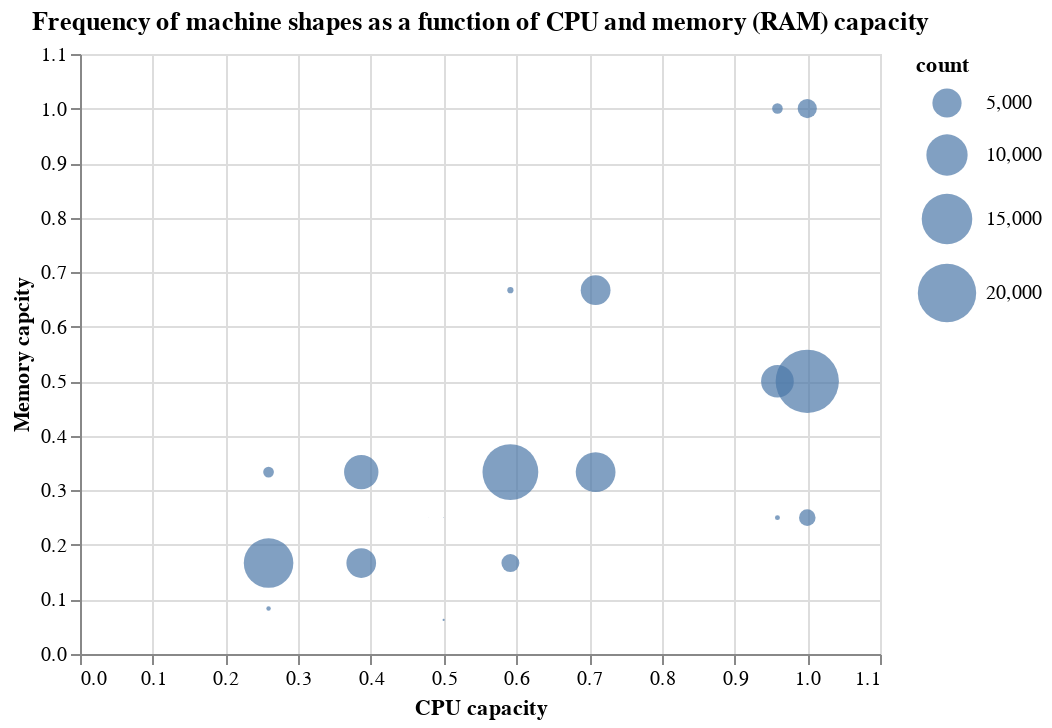

The code cell stored with this chart in its notebook:
### Code cell
# Machine Overview
all_machine = load_machine()
machines = all_machine.groupby(['cpu_cap', 'memory_cap']).size()
machines = pd.DataFrame(machines).reset_index()
machines.columns = ['CPU capacity', 'Memory capcity', 'count']
alt.Chart(machines, title = "Frequency of machine shapes as a function of CPU and memory (RAM) capacity").mark_point(filled=True).encode(
    x = alt.X('CPU capacity:Q', scale=alt.Scale(domain=(0, 1.1))),
    y = alt.Y('Memory capcity:Q', scale=alt.Scale(domain=(0, 1.1))),
    size = alt.Size('count:Q', scale=alt.Scale(range=[0,1000]))
)

### Figure 1 — Vega-Lite specification as saved in the notebook (floating-point values rounded to 4 significant figures)
{"config": {"view": {"continuousHeight": 300, "continuousWidth": 400}}, "data": {"name": "data-d386c4d9a4b2499b7f612e2454419dc5"}, "mark": {"type": "point", "filled": true}, "encoding": {"size": {"field": "count", "scale": {"range": [0, 1000]}, "type": "quantitative"}, "x": {"field": "CPU capacity", "scale": {"domain": [0, 1.1]}, "type": "quantitative"}, "y": {"field": "Memory capcity", "scale": {"domain": [0, 1.1]}, "type": "quantitative"}}, "title": "Frequency of machine shapes as a function of CPU and memory (RAM) capacity", "$schema": "https://vega.github.io/schema/vega-lite/v4.17.0.json", "datasets": {"data-d386c4d9a4b2499b7f612e2454419dc5": [{"CPU capacity": 0.2593, "Memory capcity": 0.08337, "count": 113}, {"CPU capacity": 0.2593, "Memory capcity": 0.1667, "count": 14421}, {"CPU capacity": 0.2593, "Memory capcity": 0.3335, "count": 672}, {"CPU capacity": 0.3867, "Memory capcity": 0.1667, "count": 5174}, {"CPU capacity": 0.3867, "Memory capcity": 0.3335, "count": 6950}, {"CPU capacity": 0.4795, "Memory capcity": 0.25, "count": 1}, {"CPU capacity": 0.5, "Memory capcity": 0.0625, "count": 27}, {"CPU capacity": 0.5, "Memory capcity": 0.25, "count": 3}, {"CPU capacity": 0.5918, "Memory capcity": 0.1667, "count": 1882}, {"CPU capacity": 0.5918, "Memory capcity": 0.3335, "count": 18296}, {"CPU capacity": 0.5918, "Memory capcity": 0.667, "count": 224}, {"CPU capacity": 0.709, "Memory capcity": 0.3335, "count": 9299}, {"CPU capacity": 0.709, "Memory capcity": 0.667, "count": 5201}, {"CPU capacity": 0.959, "Memory capcity": 0.25, "count": 144}, {"CPU capacity": 0.959, "Memory capcity": 0.5, "count": 6271}, {"CPU capacity": 0.959, "Memory capcity": 1.0, "count": 661}, {"CPU capacity": 1.0, "Memory capcity": 0.25, "count": 1606}, {"CPU capacity": 1.0, "Memory capcity": 0.5, "count": 23473}, {"CPU capacity": 1.0, "Memory capcity": 1.0, "count": 2162}]}}
